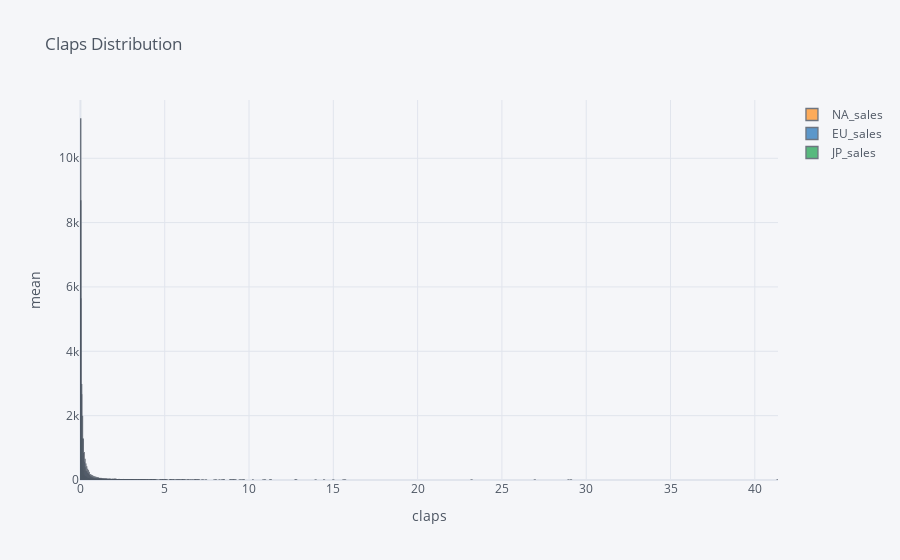

Notebook cell for this chart:
### Code cell
games[['NA_sales', 'EU_sales', 'JP_sales']].iplot(kind='hist', xTitle='claps',
                  yTitle='mean', title='Claps Distribution')

### Figure 1 — Plotly figure (JSON) as saved in the notebook; plotly's stock layout.template omitted (floating-point values rounded to 4 significant figures; data arrays with more than 128 entries replaced by an {"elided": "..."} marker saying what was removed)
{"data": [{"histfunc": "count", "histnorm": "", "marker": {"color": "rgba(255, 153, 51, 1.0)", "line": {"color": "#4D5663", "width": 1.3}}, "name": "NA_sales", "opacity": 0.8, "orientation": "v", "type": "histogram", "x": {"elided": "16715 float values"}}, {"histfunc": "count", "histnorm": "", "marker": {"color": "rgba(55, 128, 191, 1.0)", "line": {"color": "#4D5663", "width": 1.3}}, "name": "EU_sales", "opacity": 0.8, "orientation": "v", "type": "histogram", "x": {"elided": "16715 float values"}}, {"histfunc": "count", "histnorm": "", "marker": {"color": "rgba(50, 171, 96, 1.0)", "line": {"color": "#4D5663", "width": 1.3}}, "name": "JP_sales", "opacity": 0.8, "orientation": "v", "type": "histogram", "x": {"elided": "16715 float values"}}], "layout": {"barmode": "overlay", "legend": {"bgcolor": "#F5F6F9", "font": {"color": "#4D5663"}}, "paper_bgcolor": "#F5F6F9", "plot_bgcolor": "#F5F6F9", "title": {"font": {"color": "#4D5663"}, "text": "Claps Distribution"}, "xaxis": {"gridcolor": "#E1E5ED", "showgrid": true, "tickfont": {"color": "#4D5663"}, "title": {"font": {"color": "#4D5663"}, "text": "claps"}, "zerolinecolor": "#E1E5ED"}, "yaxis": {"gridcolor": "#E1E5ED", "showgrid": true, "tickfont": {"color": "#4D5663"}, "title": {"font": {"color": "#4D5663"}, "text": "mean"}, "zerolinecolor": "#E1E5ED"}}}
